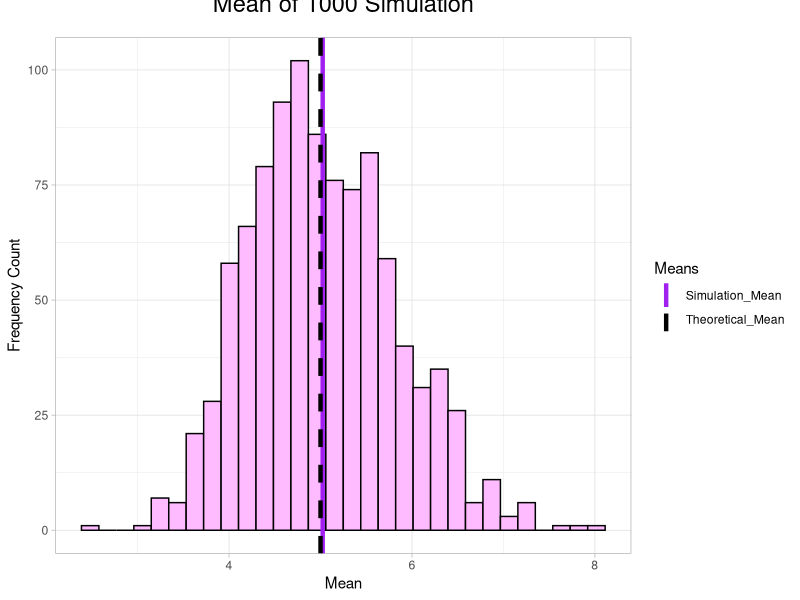
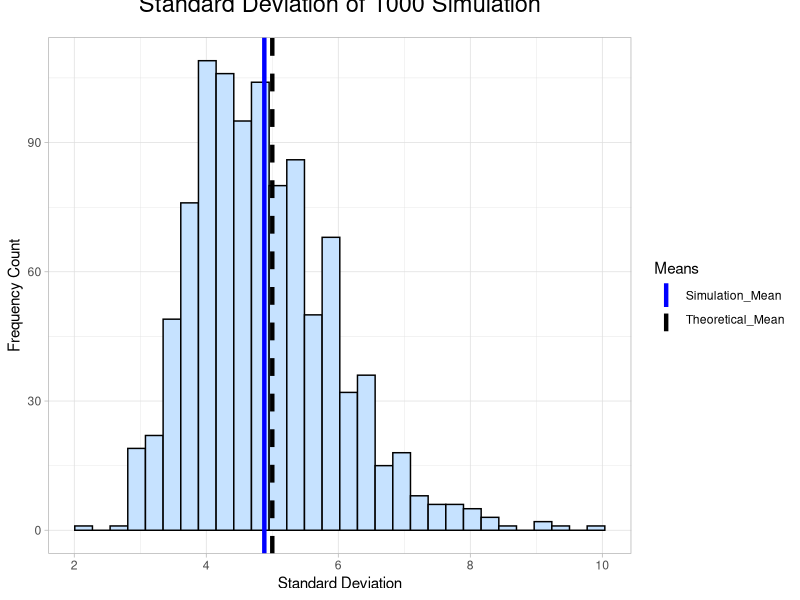
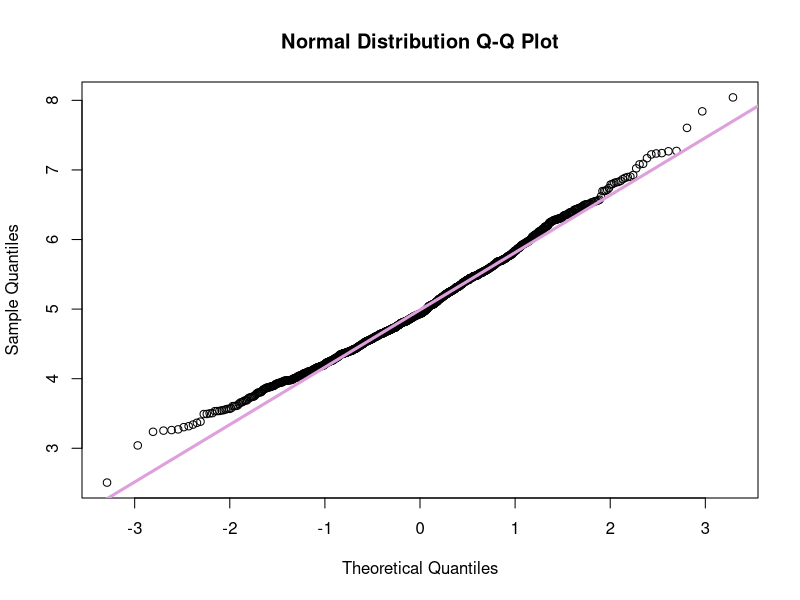
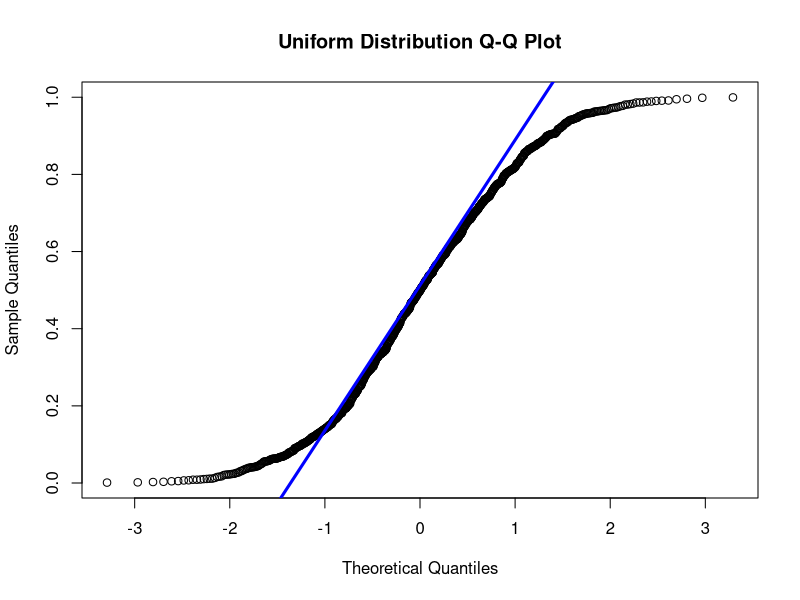

The R source for these figures, in order:
## ---- chunk 1
# Add packages
library("ggplot2");library("grid")
# Force all out put to 5 s.f
options(digits=5)
# Set the seed to allow the simulation to be reproduciable
set.seed(263)
# Set distractibution parameters to sample from
lambda <- 0.2; stdv <- 1/lambda; mean <- 1/lambda
# Each simulations will produce 40 iems in the distribution
n <- 40
# Number of simulations
simulations <- 1000
## ---- chunk 2
# Create empty matrix to store simulations
data <- data.frame(Mean = double(),StDe = double())
names(data) <- c("Mean","StDv")
# Loops though 1000 simulations
for (sim in 1:simulations){
  # Sample 40 items from the distribution
  thissimulation <-  rexp(n, lambda)
  # Calulate the mean of the sample distribution
  data[sim,1] <- mean(thissimulation)
  # Calulate the standard deviation of the sample distribution
  data[sim,2] <- sd(thissimulation)
}
## ---- chunk 3
# Calculate average of the mean for the 1000 simulations
colMeans(data)[1]
# Plot data using Histogram
ggplot(data = data, aes(x=Mean)) + 
  geom_histogram(color="black", fill="plum1", bins=30)+ 
  ylab('Frequency Count')+
  theme_light()+
  geom_vline(aes(xintercept=colMeans(data)[1], colour='Simulation_Mean'),lwd=1.5,)+
  labs(title='Mean of 1000 Simulation')+
  theme(plot.title = element_text(hjust = 0.5,
                                  vjust=3.5, 
                                  size = 17))+
  geom_vline(aes(xintercept=5,colour='Theoretical_Mean'), linetype='dashed',lwd=1.5)+
  scale_color_manual(name = "Means", 
                     values = c(Simulation_Mean = "purple", 
                                Theoretical_Mean = "black"))
## ---- chunk 4
# Calculate variance of the simuated data set
variance <- var(data[,1]);variance
## ---- chunk 5
# Calculate mean of the standard deviations for the 1000 simulations
colMeans(data)[2]
# Plot data using Histogram
ggplot(data = data, aes(x=StDv)) + 
  geom_histogram(color="black", fill="slategray1", bins=30)+ 
  ylab('Frequency Count')+xlab("Standard Deviation")+
  theme_light()+
  geom_vline(aes(xintercept=colMeans(data)[2],
                 color='Simulation_Mean'), lwd=1.5)+
  labs(title='Standard Deviation of 1000 Simulation')+
  theme(plot.title = element_text(hjust = 0.5,
                                  vjust=3.5, 
                                  size = 17))+
  geom_vline(aes(xintercept=5, color='Theoretical_Mean'), 
             lwd=1.5, linetype='dashed')+
  scale_color_manual(name = "Means", 
                     values = c(Simulation_Mean = "blue", 
                                Theoretical_Mean = "black"))
## ---- chunk 6
# Plot exponential data simulations on a QQ plot with line of best fit
qqnorm(data$Mean,main="Normal Distribution Q-Q Plot");qqline(data$Mean,col = "plum",lwd=3)
qqnorm((runif(1000)),main="Uniform Distribution Q-Q Plot");qqline((runif(1000)),col="blue",lwd=3)
